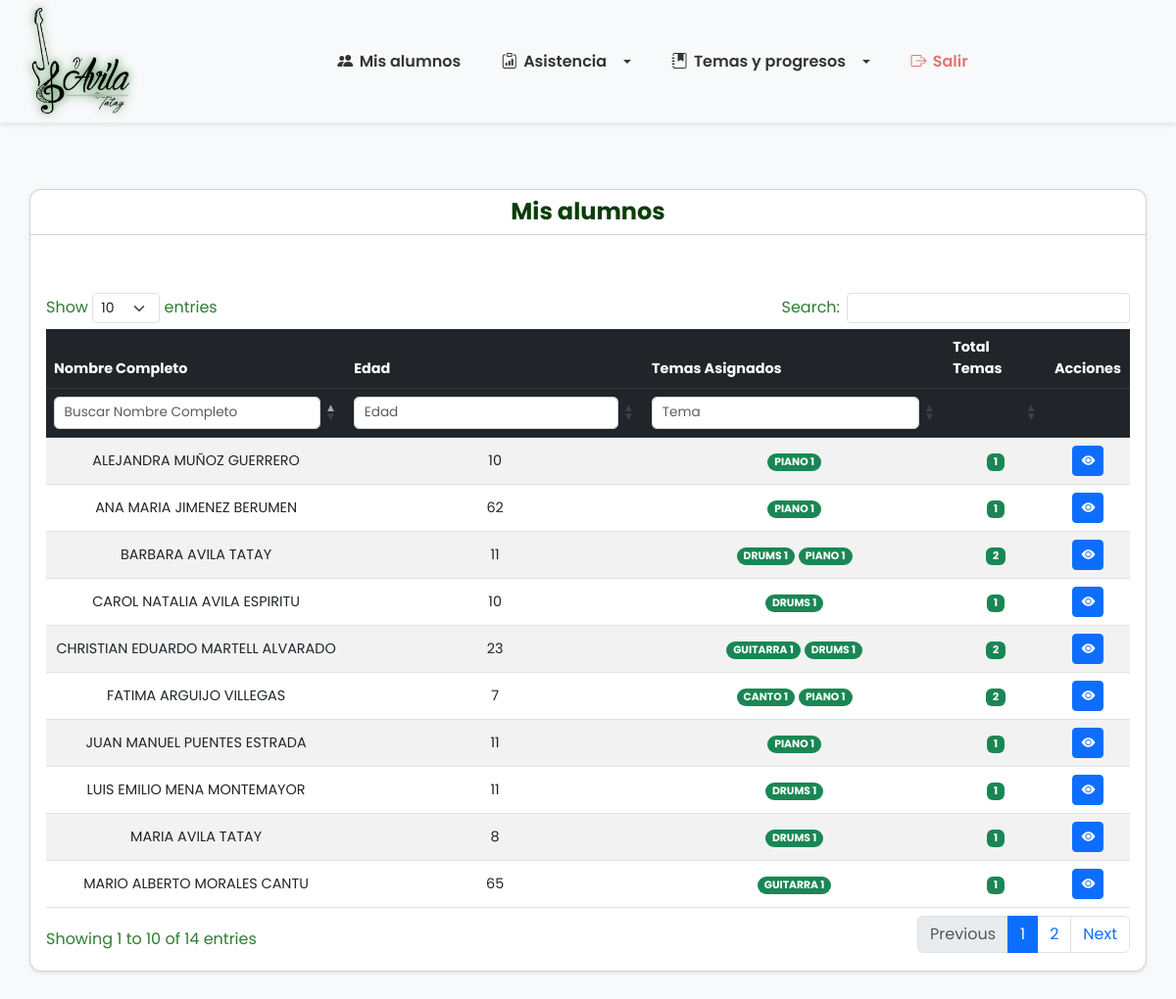
Before: /lista_alumnos.php with the older database file.
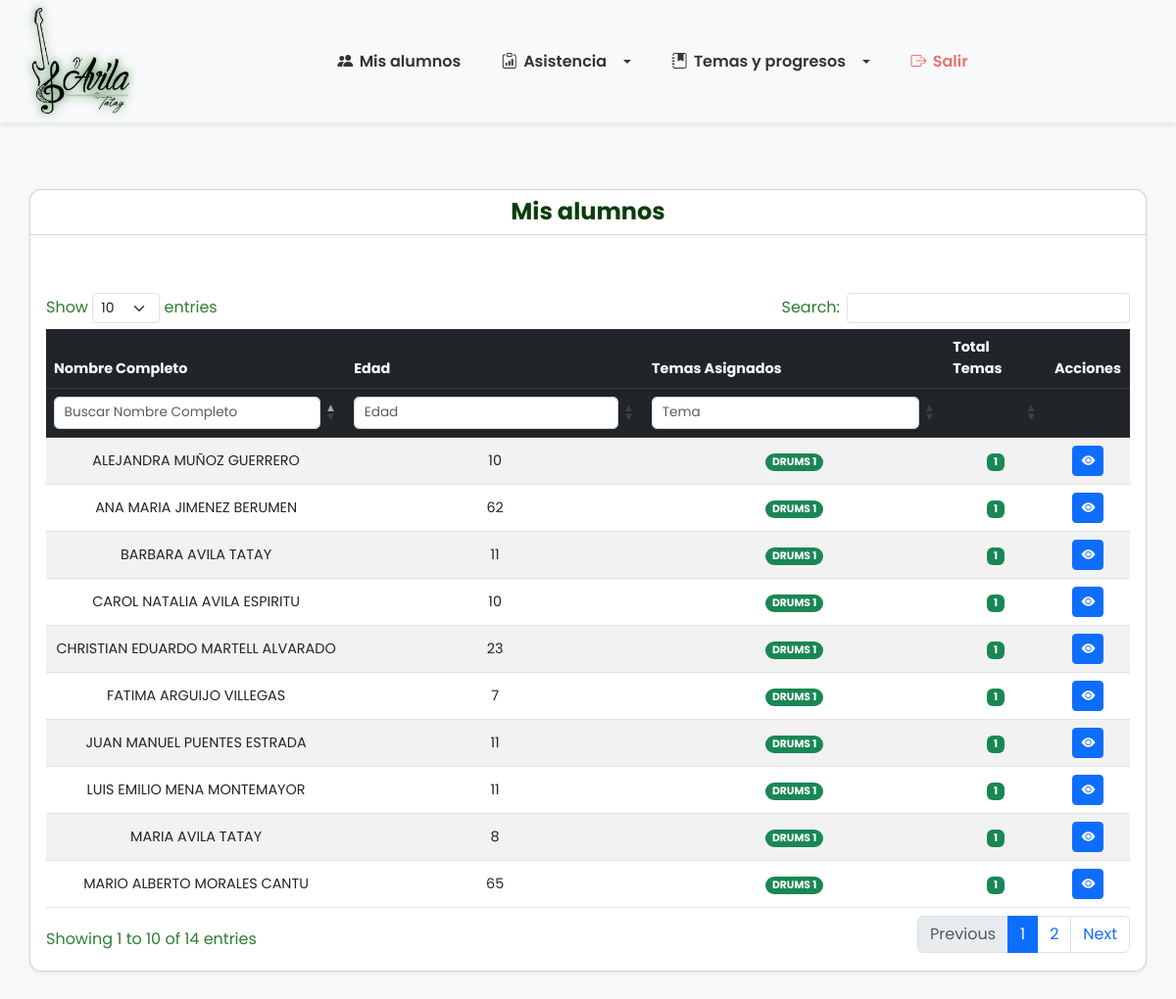
After: the same page with the newer database file.
### tables this page shows
CREATE TABLE `alumnos` (
  `curp` varchar(18) NOT NULL,
  `nombre` varchar(50) NOT NULL,
  `apellidos` varchar(100) NOT NULL,
  `nombre_tutor` varchar(100) DEFAULT NULL,
  `fecha_nacimiento` date NOT NULL,
  `telefono` varchar(15) DEFAULT NULL,
  `fecha_registro` timestamp NOT NULL DEFAULT current_timestamp(),
  `mensualidad` decimal(10,2) NOT NULL DEFAULT 0.00,
  `activo` tinyint(1) DEFAULT 1,
  PRIMARY KEY (`curp`)
);

### lista_alumnos.php (the view, shortened to what this page needs)
<?php
require_once __DIR__ . '/includes/bd.php';
$sql = "SELECT
            a.curp,
            a.nombre,
            a.apellidos,
            TIMESTAMPDIFF(YEAR, a.fecha_nacimiento, CURDATE()) AS edad,
            a.telefono,
            a.mensualidad,
            a.nombre_tutor,
            GROUP_CONCAT(CONCAT(t.id, ':', t.nombre) SEPARATOR ' | ') AS temas_asignados,
            COUNT(t.id) AS total_temas
        FROM
            alumnos a
        LEFT JOIN
            alumnos_tema at ON a.curp = at.curp
        LEFT JOIN
            temas t ON at.tema_id = t.id
        WHERE
            a.activo = 1
        GROUP BY
            a.curp
        ORDER BY
            a.nombre, a.apellidos";
$resultado = $conexion->query($sql);
?>
<!DOCTYPE html>
<html lang="es">
<head>
    <link href="https://cdn.jsdelivr.net/npm/bootstrap@5.3.0/dist/css/bootstrap.min.css" rel="stylesheet" />
    <link href="https://cdn.jsdelivr.net/npm/bootstrap-icons@1.10.5/font/bootstrap-icons.css" rel="stylesheet" />
    <link rel="stylesheet" href="https://cdn.datatables.net/1.13.6/css/dataTables.bootstrap5.min.css" />
</head>
<body>
    <?php include 'navbar.php'; ?>
    <div class="full-width-container mt-5 mb-5">
        <div class="card shadow-sm">
            <div class="card-header bg-primary">
                <h4 class="mb-0" style="color: #0b3d0b; font-weight: bold;">Mis alumnos</h4>
            </div>
            <div class="card-body">
                <div class="mb-3 text-end">
                    <span id="contadorResultados" class="badge bg-secondary fs-6">Mostrando 0 alumnos</span>
                </div>
                <div class="table-responsive">
                    <table id="tablaAlumnos" class="table table-striped table-hover align-middle text-center">
                        <thead class="table-dark">
                            <tr>
                                <th>Nombre Completo</th>
                                <th>Edad</th>
                                <th>Temas Asignados</th>
                                <th>Total Temas</th>
                                <th>Acciones</th>
                            </tr>
                            <tr class="filters bg-light">
                                <th><input type="text" class="form-control form-control-sm"
                                        placeholder="Buscar Nombre Completo" /></th>
                                <th><input type="number" class="form-control form-control-sm" placeholder="Edad" /></th>
                                <th><input type="text" class="form-control form-control-sm" placeholder="Tema" /></th>
                                <th></th>
                                <th></th>
                            </tr>
                        </thead>
                        <tbody>
                            <?php while ($alumno = $resultado->fetch_assoc()): ?>
                                <tr>
                                    <td><?= htmlspecialchars($alumno['nombre'] . ' ' . $alumno['apellidos']) ?></td>
                                    <td><?= $alumno['edad'] ?></td>
                                    <td>
                                        <?php if (!empty($alumno['temas_asignados'])):
                                            $temas = explode(' | ', $alumno['temas_asignados']);
                                            foreach ($temas as $tema) {
                                                list($temaId, $temaNombre) = explode(':', $tema);
                                                ?>
                                                <a href="progreso.php?tema_id=<?= $temaId ?>&curp=<?= urlencode($alumno['curp']) ?>"
                                                    class="badge bg-secondary rounded-pill text-decoration-none">
                                                    <?= htmlspecialchars($temaNombre) ?>
                                                </a>
                                                <?php
                                            }
                                        else: ?>
                                            <span class="text-muted fst-italic">Sin temas</span>
                                        <?php endif; ?>
                                    </td>
                                    <td>
                                        <span class="badge bg-<?= $alumno['total_temas'] > 0 ? 'primary' : 'secondary' ?>">
                                            <?= $alumno['total_temas'] ?>
                                        </span>
                                    </td>
                                    <td>
                                        <a href="panel_alumno.php?curp=<?= urlencode($alumno['curp']) ?>"
                                            class="btn btn-sm btn-primary" title="Ver Detalles">
                                            <i class="bi bi-eye-fill"></i>
                                        </a>
                                    </td>
                                </tr>
                            <?php endwhile; ?>
                        </tbody>
                    </table>
                </div>
            </div>
        </div>
    </div>
</body>
</html>

### navbar.php (shortened to what this page needs)
<!DOCTYPE html>
<html lang="es">
<head>
  <link href="https://cdn.jsdelivr.net/npm/bootstrap-icons@1.10.5/font/bootstrap-icons.css" rel="stylesheet" />
</head>
<body>
  <nav class="navbar" role="navigation" aria-label="Menú principal">
    <a href="#" class="navbar-logo" aria-label="Inicio">
      <img src="musiclogo.png" alt="Logo" width="100" height="auto" />
    </a>
    <ul class="navbar-menu" id="navbarMenu">
      <li><a href="lista_alumnos.php"><i class="bi bi-people-fill"></i> Mis alumnos</a></li>
      <li class="nav-dropdown">
        <button class="dropdown-toggle" aria-expanded="false" aria-controls="submenuAsistencia" aria-haspopup="true">
          <i class="bi bi-clipboard-data"></i> Asistencia <i class=""></i>
        </button>
      </li>
      <li class="nav-dropdown">
        <button class="dropdown-toggle" aria-expanded="false" aria-controls="submenuGestionTemas2" aria-haspopup="true">
          <i class="bi bi-journal-bookmark-fill"></i> Temas y progresos <i class=""></i>
        </button>
      </li>
      <li><a href="logout.php" style="color: #e57373;"><i class="bi bi-box-arrow-right"></i> Salir</a></li>
    </ul>
  </nav>
</body>
</html>

### lista_alumnos.php (style rules this page uses)
body, html { margin: 0; padding: 0; width: 100%; min-width: 900px; background-color: #f8f9fa; font-family: 'Segoe UI', Tahoma, Geneva, Verdana, sans-serif; color: #2e7d32; }
.full-width-container { max-width: 100vw; padding: 20px 30px; box-sizing: border-box; }
.navbar { background-color: var(--verde-dollar-soft) !important; }
.badge-clase, .badge.bg-secondary, .badge.bg-primary { background-color: var(--verde-dollar) !important; color: white !important; }
.card { border-radius: 12px; box-shadow: 0 10px 25px var(--verde-dollar-soft); transition: box-shadow 0.3s ease; background: white; color: #2e7d32; }
.card-header.bg-primary { background-color: var(--verde-dollar) !important; color: white; font-weight: 700; font-size: 1.4rem; border-top-left-radius: 12px; border-top-right-radius: 12px; text-align: center; }
table.dataTable { width: 100% !important; table-layout: auto !important; font-size: 0.9rem; color: var(--verde-dollar); }
table.dataTable thead { background: var(--verde-dollar); color: white; }
thead tr.filters th input { font-size: 0.85rem; padding: 0.35rem 0.6rem; width: 100%; box-sizing: border-box; border-radius: 5px; border: 1px solid #ced4da; transition: border-color 0.3s; }
#contadorResultados { font-weight: 600; user-select: none; color: var(--verde-dollar); }
.badge.bg-secondary.rounded-pill { background-color: #145c14 !important; color: white !important; }
.badge.bg-secondary.rounded-pill { background-color: #198754 !important; color: white !important; }
.badge.bg-secondary.rounded-pill, .badge.bg-primary { background-color: #198754 !important; color: white !important; }

### navbar.php (style rules this page uses)
body { font-family: 'Poppins', sans-serif; }
.navbar { display: flex; align-items: center; padding: 0.5rem 2rem; background-color: #f5faf5; position: relative; z-index: 1000; user-select: none; box-shadow: 0 2px 6px rgba(0, 0, 0, 0.1); }
.navbar-logo { margin-right: 2rem; flex-shrink: 0; }
.navbar-logo img { display: block; width: 100px; height: auto; object-fit: contain; filter: drop-shadow(0 0 5px #2e7d32); }
.navbar-menu { list-style: none; margin: 0; padding: 0; display: flex; gap: 1.2rem; flex-grow: 1; justify-content: center; align-items: center; }
.navbar-menu a, .nav-dropdown > button.dropdown-toggle { color: #333333; text-decoration: none; font-weight: 600; display: flex; align-items: center; gap: 0.4rem; padding: 0.4rem 0.7rem; border-radius: 6px; background: none; border: none; cursor: pointer; transition: background 0.3s, box-shadow 0.3s, color 0.3s; font-size: 1rem; }
.nav-dropdown { position: relative; }

Changed rows visible on the page:
changed alumnos "BARBARA AVILA TATAY": total_temas "2" → "1"
changed alumnos "CHRISTIAN EDUARDO MARTELL ALVARADO": total_temas "2" → "1"
changed alumnos "FATIMA ARGUIJO VILLEGAS": total_temas "2" → "1"
Other visible differences:
new list line: "DRUMS 1"
list line gone: "PIANO 1"
list line gone: "GUITARRA 1"
list line gone: "CANTO 1"
